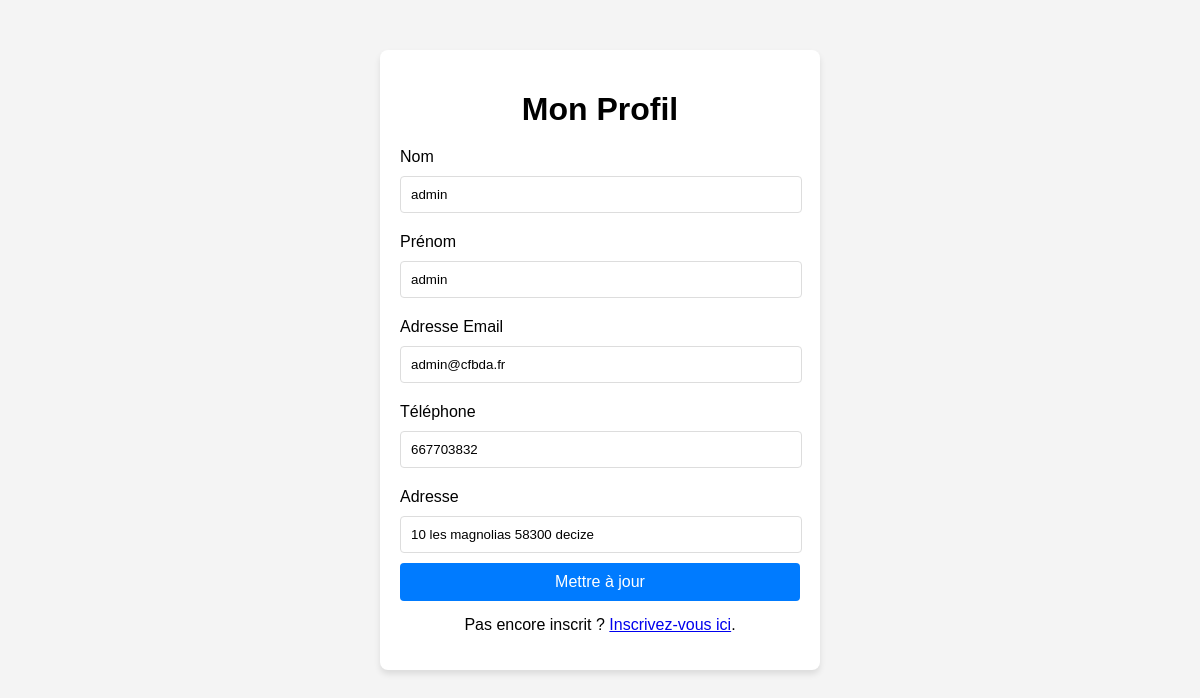
The page /src/pages/profile.php (signed in) on the database its author committed.
### tables this page shows
CREATE TABLE `User` (
  `user_id` int NOT NULL,
  `email` varchar(255) NOT NULL,
  `name` varchar(255) NOT NULL,
  `surname` varchar(255) NOT NULL,
  `phone` int NOT NULL,
  `adress` varchar(255) NOT NULL,
  `password` varchar(255) NOT NULL
);

### src/pages/profile.php (the view, shortened to what this page needs)
<?php
require_once('open_bdd.php');
$user_id = $_SESSION['user']['user_id'];
$sql = "SELECT * FROM User WHERE user_id = :user_id";
$query = $db->prepare($sql);
$query->bindValue(':user_id', $user_id, PDO::PARAM_INT);
$query->execute();
$user = $query->fetch(PDO::FETCH_ASSOC);
$name = htmlspecialchars($user['name']);
$surname = htmlspecialchars($user['surname']);
$email = htmlspecialchars($user['email']);
$phone = htmlspecialchars($user['phone']);
$adress = htmlspecialchars($user['adress']);
?>
<!DOCTYPE html>
<html lang="fr">
<head>
</head>
<body>
    <div class="container">
        <h1>Mon Profil</h1>
        <form action="" method="POST">
            <label for="name">Nom</label>
            <input type="text" id="name" name="name" value="<?php echo $name; ?>" required>
            <label for="surname">Prénom</label>
            <input type="text" id="surname" name="surname" value="<?php echo $surname; ?>" required>
            <label for="email">Adresse Email</label>
            <input type="email" id="email" name="email" value="<?php echo $email; ?>" required>
            <label for="phone">Téléphone</label>
            <input type="tel" id="phone" name="phone" value="<?php echo $phone; ?>" required>
            <label for="adress">Adresse</label>
            <input type="text" id="adress" name="adress" value="<?php echo $adress; ?>" required>
            <button type="submit">Mettre à jour</button>
        </form>
        <p style="text-align: center; margin-top: 15px;">Pas encore inscrit ? <a href="inscription.php">Inscrivez-vous ici</a>.</p>
    </div>
</body>
</html>

### src/pages/profile.php (style rules this page uses)
body { font-family: Arial, sans-serif; margin: 0; padding: 0; background-color: #f4f4f4; }
.container { width: 100%; max-width: 400px; margin: 50px auto; background: white; padding: 20px; border-radius: 8px; box-shadow: 0 4px 6px rgba(0, 0, 0, 0.1); }
h1 { text-align: center; margin-bottom: 20px; }
label { display: block; margin-top: 10px; }
input[type="text"], input[type="email"], input[type="tel"] { width: calc(100% - 20px); padding: 10px; margin: 10px 0; border: 1px solid #ddd; border-radius: 4px; }
button { width: 100%; padding: 10px; background-color: #007bff; color: white; border: none; border-radius: 4px; font-size: 16px; }

### rows shown on the page
user: name "admin", surname "admin", email "admin@cfbda.fr", phone "667703832", adress "10 les magnolias 58300 decize"
